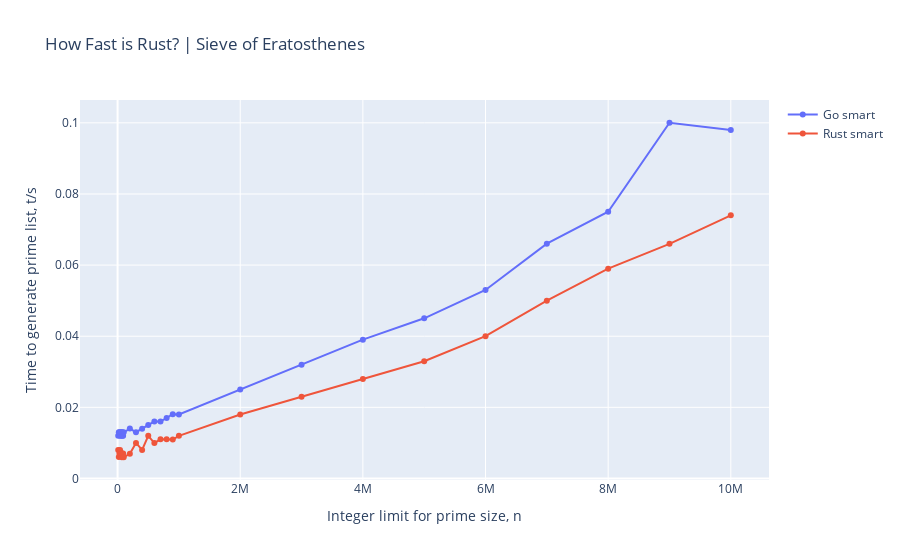

The code cell stored with this chart in its notebook:
### Code cell
# Create figure
fig = go.Figure()

print([a for a in smart_data.columns[1:]])

# Add all the columns programmaticaly
for col in smart_data.columns[1:]:
    label = col
    fig.add_trace(go.Scatter(x=smart_data['n'],
                            y=smart_data[label],
                            name=label,
                            mode='lines+markers'))

# Add titles
fig.update_layout(title='How Fast is Rust? | Sieve of Eratosthenes',
                  xaxis_title='Integer limit for prime size, n',
                  yaxis_title='Time to generate prime list, t/s')

# Show figure
fig.show()

### Figure 1 — Plotly figure (JSON) as saved in the notebook; plotly's stock layout.template omitted (floating-point values rounded to 4 significant figures)
{"data": [{"mode": "lines+markers", "name": "Go smart", "type": "scatter", "x": [10000, 20000, 30000, 40000, 50000, 60000, 70000, 80000, 90000, 100000, 200000, 300000, 400000, 500000, 600000, 700000, 800000, 900000, 1000000, 2000000, 3000000, 4000000, 5000000, 6000000, 7000000, 8000000, 9000000, 10000000], "y": [0.01203, 0.013, 0.013, 0.012, 0.013, 0.012, 0.01304, 0.01199, 0.012, 0.01296, 0.01403, 0.013, 0.014, 0.015, 0.01604, 0.016, 0.017, 0.01805, 0.018, 0.025, 0.032, 0.03904, 0.04504, 0.053, 0.06603, 0.075, 0.1, 0.098]}, {"mode": "lines+markers", "name": "Rust smart", "type": "scatter", "x": [10000, 20000, 30000, 40000, 50000, 60000, 70000, 80000, 90000, 100000, 200000, 300000, 400000, 500000, 600000, 700000, 800000, 900000, 1000000, 2000000, 3000000, 4000000, 5000000, 6000000, 7000000, 8000000, 9000000, 10000000], "y": [0.007973, 0.006, 0.006996, 0.007999, 0.007001, 0.007001, 0.005966, 0.006999, 0.00704, 0.005963, 0.00697, 0.009999, 0.008, 0.012, 0.009963, 0.011, 0.011, 0.01095, 0.012, 0.018, 0.023, 0.02796, 0.03296, 0.04001, 0.05, 0.059, 0.06597, 0.074]}], "layout": {"title": {"text": "How Fast is Rust? | Sieve of Eratosthenes"}, "xaxis": {"title": {"text": "Integer limit for prime size, n"}}, "yaxis": {"title": {"text": "Time to generate prime list, t/s"}}}}
